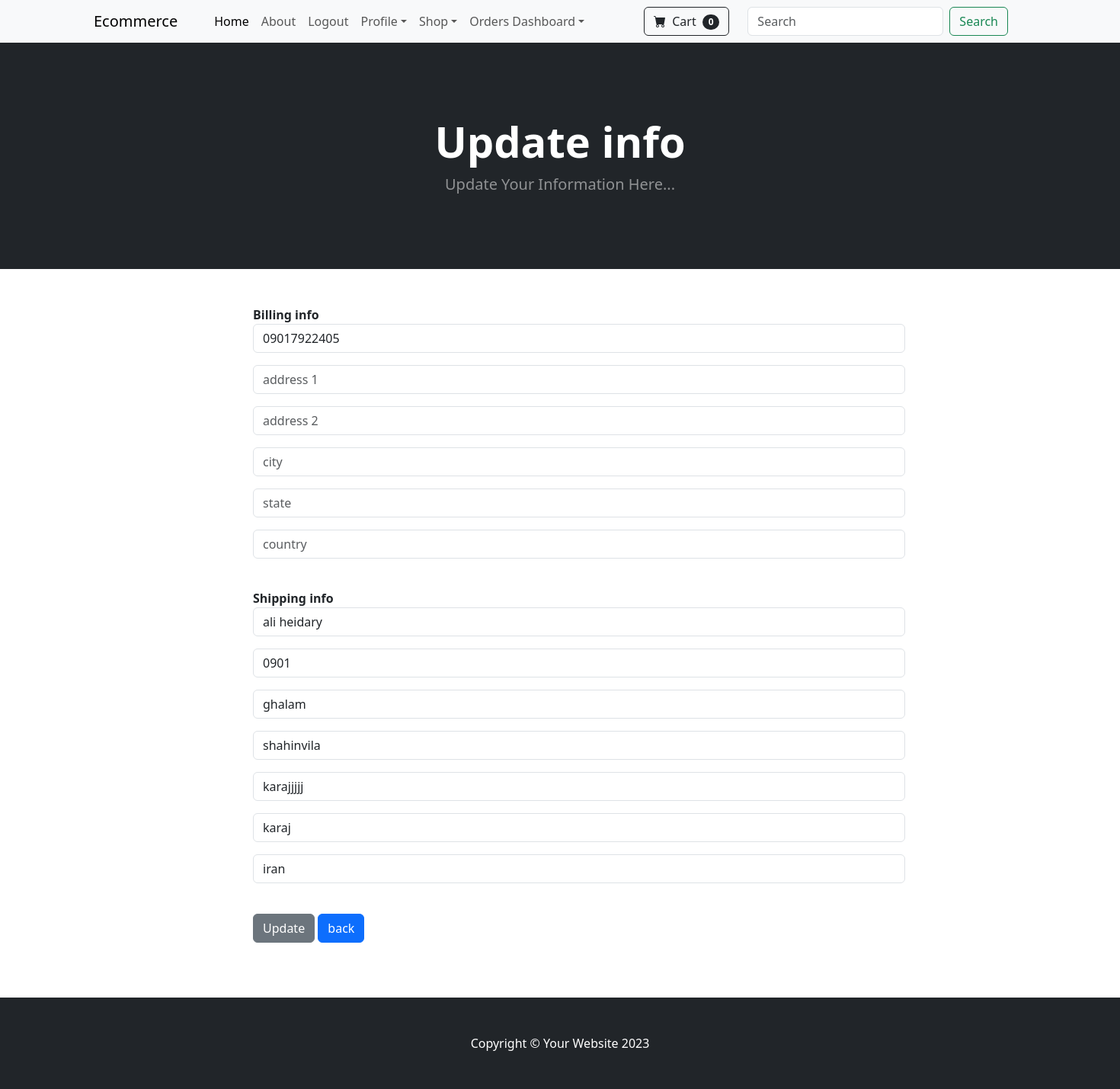
The page /update_info/ (signed in) on the database its author committed.
### store/models.py (models this page shows, shortened)
class Profile(models.Model):
    user = models.OneToOneField(User, on_delete=models.CASCADE)
    date_modified = models.DateTimeField(auto_now=True)
    phone = models.CharField(max_length=20, blank=True)
    address1 = models.CharField(max_length=200, blank=True)
    address2 = models.CharField(max_length=200, blank=True)
    city = models.CharField(max_length=200, blank=True)
    state = models.CharField(max_length=200, blank=True)
    country = models.CharField(max_length=200, blank=True)
    old_cart = models.CharField(max_length=300, blank=True)

### payment/models.py (models this page shows, shortened)
class ShippingAddress(models.Model):
    user = models.OneToOneField(User, on_delete=models.CASCADE)
    shipping_date = models.DateTimeField(auto_now=True)
    shipping_fullname = models.CharField(max_length=200, blank=True)
    shipping_email = models.CharField(max_length=200, blank=True)
    shipping_phone = models.CharField(max_length=20, blank=True)
    shipping_address1 = models.CharField(max_length=200, blank=True)
    shipping_address2 = models.CharField(max_length=200, blank=True)
    shipping_city = models.CharField(max_length=200, blank=True)
    shipping_state = models.CharField(max_length=200, blank=True)
    shipping_country = models.CharField(max_length=200, blank=True)

### store/views.py (the view)
# urls.py: path('update_info/',views.update_info,name='update_info'),
def update_info(request):
    profile = Profile.objects.get(user__id=request.user.id)
    user_shipping = ShippingAddress.objects.get(user__id=request.user.id)
    form = UpdateInfoForm(request.POST or None, instance=profile)
    shipping_form = ShippingForm(request.POST or None, instance=user_shipping)
    if form.is_valid() or shipping_form.is_valid():
        form.save()
        shipping_form.save()
        messages.success(request, "Your Info Updated...")
        return redirect("home")
    else:
        for err in list(form.errors.values()):
            messages.error(request, err)
            return redirect('update_info')
    return render(request, "update_info.html", {"form": form, "shipping_form": shipping_form})

### cart/cart.py (called while the page is built)
    def __len__(self):
        return len(self.cart)

### cart/context_processors.py (called while the page is built)
def cart(request):
    return {'cart': Cart(request)}

### store/templates/update_info.html (shortened to what this page needs)
{% extends "base.html" %}
{% block content %}
    <header class="bg-dark py-5">
    <div class="container px-4 px-lg-5 my-5">
        <div class="text-center text-white">
            <h1 class="display-4 fw-bolder">Update info</h1>
            <p class="lead fw-normal text-white-50 mb-0">Update Your Information Here...</p>
        </div>
    </div>
</header>
<div style="margin-left: 320px;" class="container">
    <div class="row">
            <div class="col-8">
                <br/><br/>
                <form method="POST" action="{% url 'update_info' %}">
                    <strong>Billing info</strong>
                    <br/>
                    {{ form.as_p }}
                    <br/>
                     <strong>Shipping info</strong>
                    <br/>
                    {{ shipping_form.as_p }}
                    <br/>
                    <button type="submit" class="btn btn-secondary">Update</button>
                 <a href="{% url 'home' %}"><button type="button" class="btn btn-primary">back</button></a>
                </form>
                <br>
                <br/><br/>
            </div>
    </div>
</div>
    {% endblock %}

### rows shown on the page
Profile: phone "09017922405"
ShippingAddress: shipping_fullname "ali heidary", shipping_phone "0901", shipping_address1 "ghalam", shipping_address2 "shahinvila", shipping_city "karajjjjj", shipping_state "karaj", shipping_country "iran"

### other values the page prints
{{ cart|length }} "0"
